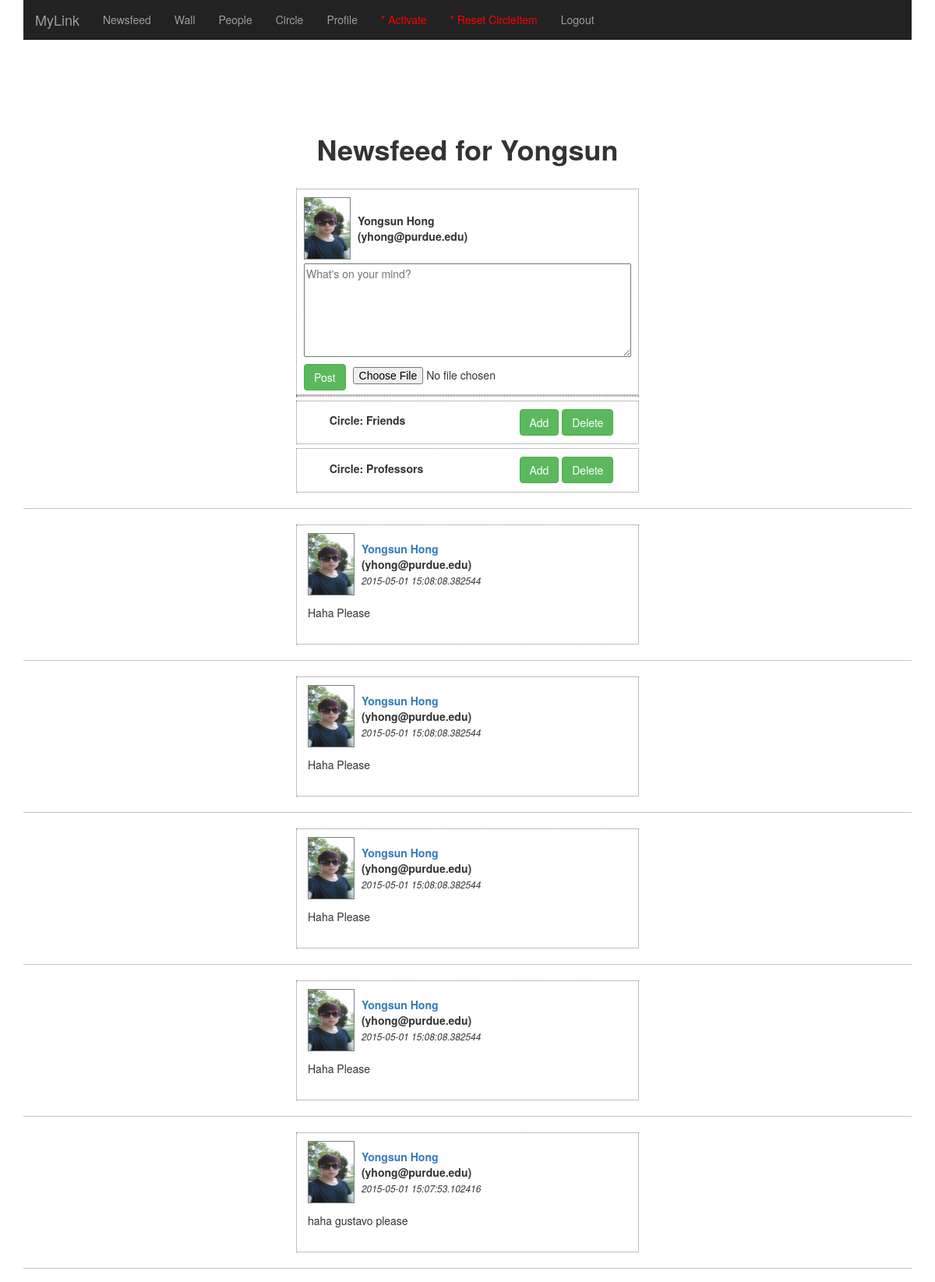
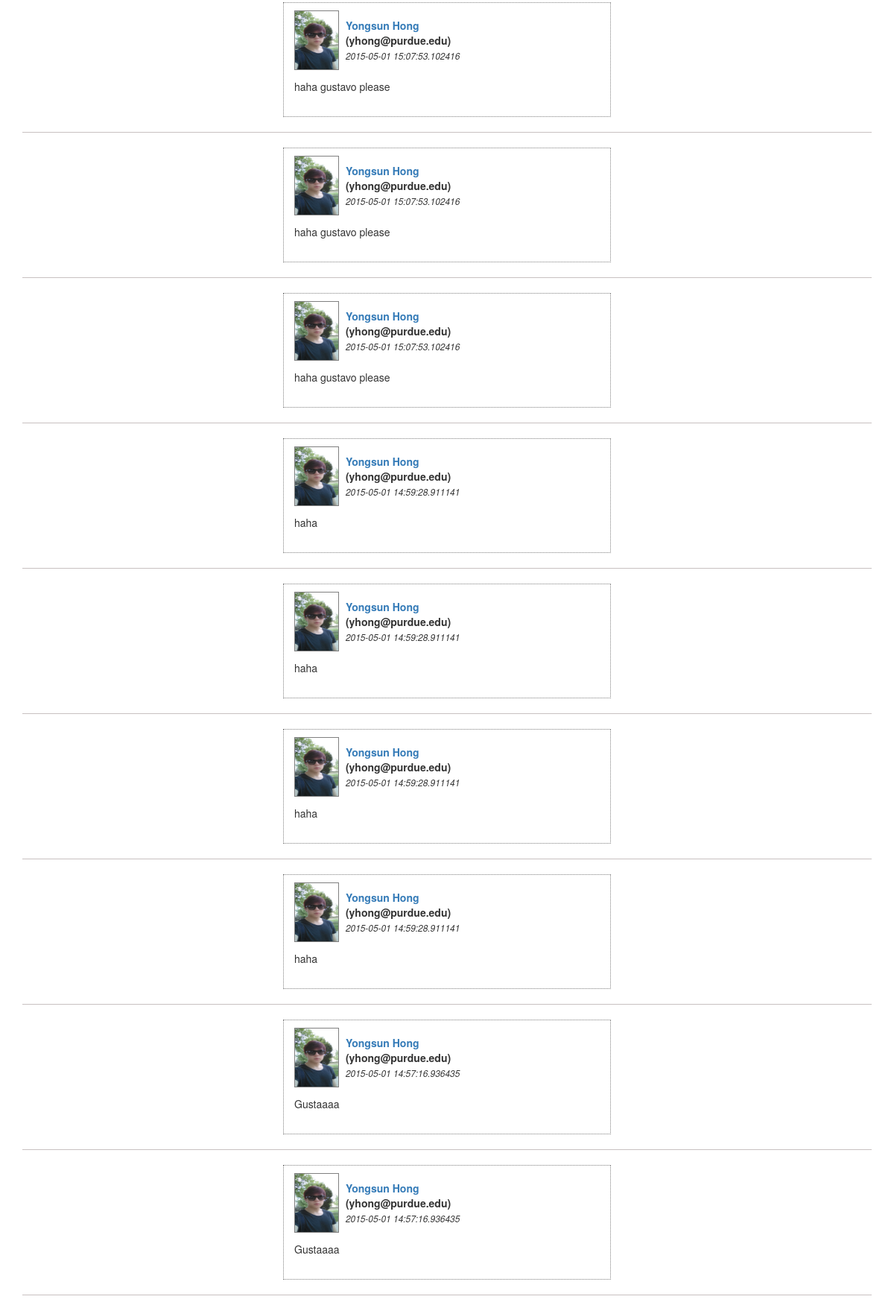
The page /newsfeed/2 (signed in, upper part) on the database its author committed (2 pictures, top to bottom).
### app/models.py (models this page shows, shortened)
class User(db.Model):
	uid = db.Column(db.Integer, primary_key=True)
	firstname = db.Column(db.String(100))
	lastname = db.Column(db.String(100))
	email = db.Column(db.String(120), unique=True)
	password = db.Column(db.String(54))
	pic = db.Column(db.String(100))
	activate = db.Column(db.Boolean)
	def is_authenticated(self):
		return True

class Circle(db.Model):
	cid = db.Column(db.Integer, primary_key=True)
	owns = db.Column(db.Integer, db.ForeignKey('user.uid'))
	name = db.Column(db.String(100))

class Post(db.Model):
	pid = db.Column(db.Integer, primary_key=True)
	writer = db.Column(db.Integer, db.ForeignKey('user.uid'))
	wid = db.Column(db.Integer, db.ForeignKey('user.uid'))
	content = db.Column(db.String(140))
	pic = db.Column(db.String(1000))
	posted = db.Column(db.DateTime)

### app/views.py (the view)
@app.route('/newsfeed', methods=['GET','POST'])
@app.route('/newsfeed/<wid>', methods=['GET', 'POST'])
@login_required
@csrf.exempt
def newsfeed(wid):
	'''
	ppppp = db.session.query(Post).all()
	ccccc = db.session.query(Circle).all()

	for pppp in ppppp:
		for cccc in ccccc:
			aaaa = Post_auth(pid=pppp.pid, cid=cccc.cid, used=False)
			db.session.add(aaaa)
	db.session.commit()
	'''
	form = PostForm()
	error = None
	pic = ''
	post_circles = db.session.query(Post_Circle, Circle).filter(Post_Circle.cid==Circle.cid).\
					filter(Post_Circle.uid==g.user.uid).all()
	if form.validate_on_submit():
		content = form.content.data
		posted = datetime.utcnow()
		if request.method == 'POST':
			file = request.files['file']
			if file and allowed_file(file.filename):
				pic = secure_filename(file.filename)
				file.save(os.path.join(IMAGE_SRC, pic))
				post = Post(writer=g.user.uid, wid=wid, content=form.content.data, pic=pic, posted=posted)
				db.session.add(post)
				db.session.commit()
				ppp = db.session.query(Post).filter(Post.content==form.content.data).filter(Post.posted==posted).first()
				ccircles = db.session.query(Circle).all()
				for ccircle in ccircles:
					ppa = Post_auth(pid=ppp.pid, cid=ccircle.cid, used=False)
					db.session.add(ppa)
				db.session.commit()
				ccircles = db.session.query(Circle).all()
				for ccircle in ccircles:
					temp = db.session.query(Post_auth).filter(Post_auth.pid==ppp.pid).\
						filter(Post_auth.cid==post_circle.cid).first()
					db.session.delete(temp)
					pa = Post_auth(pid=ppp.pid, cid=post_circle.cid, used=True)
					db.session.add(pa)
				db.sessoin.commit()
				return redirect(url_for('wall',wid=wid))
			else:
				post = Post(writer=g.user.uid, wid=wid, content=form.content.data, pic='', posted=posted)
				db.session.add(post)
				db.session.commit()
				ppp = db.session.query(Post).filter(Post.content==form.content.data).filter(Post.posted==posted).first()
				ccircles = db.session.query(Circle).all()
				for ccircle in ccircles:
					ppa = Post_auth(pid=ppp.pid, cid=ccircle.cid, used=False)
					db.session.add(ppa)
				db.session.commit()
				papas = db.session.query(Post_auth).all()
				for post_circle in papas:
					temp = db.session.query(Post_auth).filter(Post_auth.pid==ppp.pid).\
						filter(Post_auth.cid==post_circle.cid).first()
					db.session.delete(temp)
					pa = Post_auth(pid=ppp.pid, cid=post_circle.cid, used=True)
					db.session.add(pa)
				db.session.commit()
				return redirect(url_for('wall',wid=wid))
	belongs = User.query.filter_by(uid=wid).first()
	wall = []
	print db.session.query(User,Post,Post_Circle,CircleItem,Post_auth).filter(Post.wid==Post.writer).\
			filter(User.uid==Post.writer).filter(Post_Circle.uid==Post.writer).\
			filter(CircleItem.cid==Post_Circle.cid).filter(CircleItem.added==True).\
			filter(Post_auth.cid==CircleItem.cid).filter(Post_auth.pid==Post.pid).\
			order_by(Post.pid.desc()).all()
	friends= db.session.query(Friend).filter(Friend.uid==g.user.uid).all()
	posts = db.session.query(User,Post).filter(Post.wid==Post.writer).filter(User.uid==Post.writer).order_by(Post.pid.desc()).all()
	posts2 = db.session.query(User,Post,Post_Circle,CircleItem,Post_auth).filter(Post.wid==Post.writer).\
			filter(User.uid==Post.writer).filter(Post_Circle.uid==Post.writer).\
			filter(CircleItem.cid==Post_Circle.cid).filter(CircleItem.added==True).\
			filter(Post_auth.used==True).\
			order_by(Post.pid.desc()).all()
	for post in posts:
		for friend in friends:
			if post.Post.writer==friend.fid:
					wall.append(post)
			elif post.Post.writer==g.user.uid:
				wall.append(post)
	circles = db.session.query(Circle).filter(Circle.owns==g.user.uid).all()
	return render_template("newsfeed.html", form=form, wall=wall, belongs=belongs, writer=g.user, circles=circles, post_circles=post_circles)

### app/forms.py
class PostForm(Form):
	content = TextAreaField('content', validators=[Required()])
	pic = FileField('')

### app/views.py (called while the page is built)
@login_manager.user_loader
def load_user(uid):
	return User.query.get(int(uid))

@app.before_request
def before_request():
	g.user = current_user

### app/templates/newsfeed.html (shortened to what this page needs)
{% extends "base.html" %}
{% block content %}
<div class="container marketing" align="center">
	<h1><b>Newsfeed for {{belongs.firstname}}</b></h1>
	<br>
	<form actoin="" method="post" name="wall" enctype="multipart/form-data">
       	<div style = "background:white;width:440px;border:1px dotted grey">
			<div style="width:430px;display:inline-block;vertical-align:top;;">
				<div style="width: 430px;padding-bottom:2px;padding-top:10px;padding-left:5px; padding-bottom:5px" align="left">
					<img src="{{url_for('static', filename=writer.pic)}}" class="img-polaroid" style="display:inline-block; width:60px; height:80px; border:1px solid grey;">
					<div style="display:inline-block; vertical-align:middle; padding-left:5px" align="left">
						<b>{{writer.firstname}} {{writer.lastname}}</b><br>
						<b>({{writer.email}})</b>
					</div>
				</div>
				<div style="display:inline-block;width:430px;">
					{{ form.content(class="uiTextareaAutogrow input autofocus mentionsTextarea textInput", placeholder="What's on your mind?", style="width: 420px; height: 120px;")}}
					<div align="left" style="padding:5px">
						<input style="" type="submit" class="btn btn-large btn-success" value="Post">
						<input style="display:inline-block;padding-left:5px" type="file" onchange="onFileSelected(event)" name="file" data-filename-placement="inside">
					</div>
				</div>
			</div>
		</div>
		<div style = "background:white;width:440px;border:1px dotted grey">
		</div>
		{% for circle in circles %}
			<div style="padding-top:5px">
		       	<div style = "background:white;width:440px;border:1px dotted grey">
					<div style="display:inline-block;width:430px;padding-bottom:10px; padding-top:10px">
						<div align="left" style="display:inline-block;width: 250px; height: 30px;padding-left:10px">
							<b>Circle: {{circle.name}}</b><br>
						</div>
						<a class="btn btn-large btn-success"  href="{{url_for('add_post_circle', cid=circle.cid)}}">Add</a>
						<a class="btn btn-large btn-success"  href="{{url_for('delete_post_circle', cid=circle.cid)}}">Delete</a>
					</div>
				</div>
			</form>
		{% endfor %}
	<hr>
	{% for post in wall %}
		{% include 'post.html' %}
	{% endfor %}
</div>
{% endblock %}

### app/templates/post.html (shortened to what this page needs)
<div style="background:white;width:440px;border:1px dotted grey;">
	<div style="width:430px;display:inline-block;vertical-align:top;">
		<div style="width: 430px;padding-bottom:2px;padding-top:10px;padding-left:10px" align="left">
			<img src="{{url_for('static', filename=post.User.pic)}}" class="img-polaroid" style="display:inline-block; width:60px; height:80px; border:1px solid grey;">
			<div style="display:inline-block;vertical-align:middle;padding-left:5px">
				<a href="{{url_for('wall',wid=post.Post.writer)}}"><b>{{post.User.firstname}} {{post.User.lastname}}</b><br></a>
				<b>({{post.User.email}})</b><br>
				<small><em>{{post.Post.posted}}</em></small>
			</div>
		</div>
		<div style="display:inline-block;width:430px;padding-left:10px;padding-top:10px;padding-bottom:20px" align="left">
			<div style="padding-bottom:10px">
				{{ post.Post.content }}
			</div>
		</div>
	</div>
</div>
<hr>

### rows shown on the page
User: firstname "Yongsun", pic (picture), lastname "Hong", email "yhong@purdue.edu", User.firstname "Yongsun", User.lastname "Hong", User.email "yhong@purdue.edu", Post.posted "2015-05-01 15:08:08.382544", Post.content "Haha Please", Post.posted "2015-05-01 15:07:53.102416", Post.content "haha gustavo please", Post.posted "2015-05-01 14:59:28.911141", Post.content "haha", Post.posted "2015-05-01 14:57:16.936435", Post.content "Gustaaaa"
Circle: name "Friends"
Circle: name "Professors"
